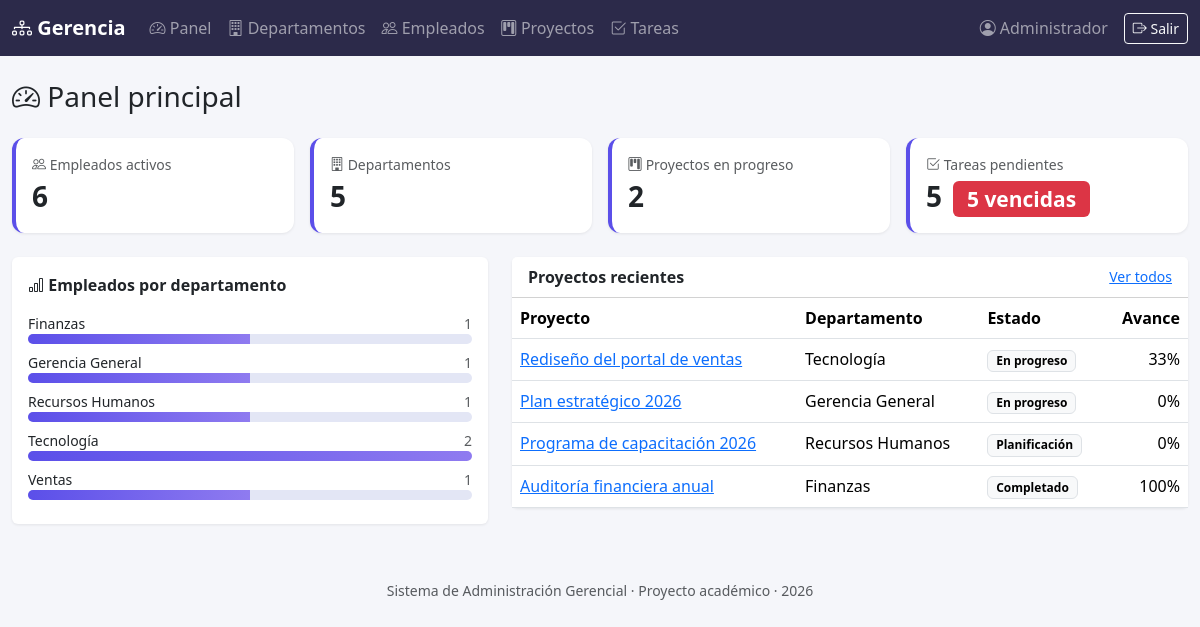
/ (signed in), run on the app's committed database.
### tables this page shows
CREATE TABLE departamentos (
    id INT AUTO_INCREMENT PRIMARY KEY,
    nombre VARCHAR(100) NOT NULL UNIQUE,
    descripcion VARCHAR(255) DEFAULT '',
    creado_en DATETIME DEFAULT CURRENT_TIMESTAMP
);

CREATE TABLE proyectos (
    id INT AUTO_INCREMENT PRIMARY KEY,
    nombre VARCHAR(150) NOT NULL,
    descripcion TEXT,
    departamento_id INT NOT NULL,
    fecha_inicio DATE NOT NULL,
    fecha_fin_estimada DATE DEFAULT NULL,
    estado ENUM('planificacion', 'en_progreso', 'completado', 'cancelado') NOT NULL DEFAULT 'planificacion',
    creado_en DATETIME DEFAULT CURRENT_TIMESTAMP,
    CONSTRAINT fk_proyecto_departamento FOREIGN KEY (departamento_id) REFERENCES departamentos(id)
);

### app/Core/Controller.php (called while the page is built, shortened)
<?php
abstract class Controller
{
    protected function vista(string $vista, array $datos = []): void
    {
        require __DIR__ . '/../Views/layout.php';
    }
}

### app/Controllers/DashboardController.php (called while the page is built, shortened)
<?php
class DashboardController extends Controller
{
    public function index(): void
    {
        $departamentos = new Departamento();
        $empleados = new Empleado();
        $proyectos = new Proyecto();
        $tareas = new Tarea();
        $porDepartamento = $departamentos->conConteoEmpleados();
        $maxEmpleados = max(array_column($porDepartamento, 'total_empleados') ?: [1]);
        $this->vista('dashboard/index', [
            'titulo' => 'Panel principal',
            'totalEmpleados' => count($empleados->activos()),
            'totalDepartamentos' => count($departamentos->todos()),
            'proyectosEnProgreso' => $proyectos->enProgreso(),
            'tareasPendientes' => $tareas->pendientes(),
            'tareasVencidas' => $tareas->vencidas(),
            'porDepartamento' => $porDepartamento,
            'maxEmpleados' => $maxEmpleados ?: 1,
            'proyectosRecientes' => array_slice($proyectos->conDepartamentoYAvance(), 0, 5),
        ]);
    }
}

### public/index.php (called while the page is built, shortened)
<?php
spl_autoload_register(function (string $clase) {
    $prefijo = 'App\\';
    $rutaRelativa = str_replace('\\', '/', substr($clase, strlen($prefijo)));
    $archivo = __DIR__ . '/../app/' . $rutaRelativa . '.php';
});
$config = require __DIR__ . '/../config/config.php';
$router = new Router();
$router->get('/login', 'AuthController', 'mostrarLogin');
$router->post('/login', 'AuthController', 'login');
$router->get('/logout', 'AuthController', 'logout');
$router->get('/', 'DashboardController', 'index');
$router->get('/departamentos', 'DepartamentoController', 'index');
$router->get('/departamentos/nuevo', 'DepartamentoController', 'crearForm');
$router->post('/departamentos', 'DepartamentoController', 'crear');
$router->get('/departamentos/{id}/editar', 'DepartamentoController', 'editarForm');
$router->post('/departamentos/{id}', 'DepartamentoController', 'actualizar');
$router->get('/empleados', 'EmpleadoController', 'index');
$router->get('/empleados/nuevo', 'EmpleadoController', 'crearForm');
$router->post('/empleados', 'EmpleadoController', 'crear');
$router->get('/empleados/{id}/editar', 'EmpleadoController', 'editarForm');
$router->post('/empleados/{id}', 'EmpleadoController', 'actualizar');
$router->post('/empleados/{id}/desactivar', 'EmpleadoController', 'desactivar');
$router->get('/proyectos', 'ProyectoController', 'index');
$router->get('/proyectos/nuevo', 'ProyectoController', 'crearForm');
$router->post('/proyectos', 'ProyectoController', 'crear');
$router->get('/proyectos/{id}', 'ProyectoController', 'ver');
$router->post('/proyectos/{id}/estado', 'ProyectoController', 'cambiarEstado');
$router->get('/tareas', 'TareaController', 'index');
$router->post('/proyectos/{proyectoId}/tareas', 'TareaController', 'crear');
$router->post('/tareas/{id}/estado', 'TareaController', 'cambiarEstado');
$uri = parse_url($_SERVER['REQUEST_URI'], PHP_URL_PATH) ?? '/';
$uri = rtrim($uri, '/');
if ($uri === '') {
    $uri = '/';
}
$router->resolver($_SERVER['REQUEST_METHOD'], $uri);

### config/config.php (called while the page is built, shortened)
<?php
$rutaEnv = __DIR__ . '/../.env';
if (!function_exists('env')) {
    function env(string $clave, $defecto = null)
    {
        $valor = getenv($clave);
        return $valor === false ? $defecto : $valor;
    }
}
return [
    'app' => [
        'nombre' => env('APP_NOMBRE', 'Sistema de Administración Gerencial'),
        'base' => rtrim(env('APP_BASE', ''), '/'),
        'debug' => env('APP_DEBUG', 'true') === 'true',
    ],
    'db' => [
        'host' => env('DB_HOST', '127.0.0.1'),
        'port' => env('DB_PORT', '3306'),
        'name' => env('DB_NAME', 'sistema_administracion'),
        'user' => env('DB_USER', 'root'),
        'pass' => env('DB_PASS', ''),
    ],
];

### app/Core/Database.php (called while the page is built, shortened)
<?php
class Database
{
    private static ?PDO $conexion = null;
    public static function conectar(): PDO
    {
        if (self::$conexion === null) {
            $config = require __DIR__ . '/../../config/config.php';
            $db = $config['db'];
            $dsn = sprintf(
                'mysql:host=%s;port=%s;dbname=%s;charset=utf8mb4',
                $db['host'],
                $db['port'],
                $db['name']
            );
            try {
                self::$conexion = new PDO($dsn, $db['user'], $db['pass'], [
                    PDO::ATTR_ERRMODE => PDO::ERRMODE_EXCEPTION,
                    PDO::ATTR_DEFAULT_FETCH_MODE => PDO::FETCH_ASSOC,
                    PDO::ATTR_EMULATE_PREPARES => false,
                ]);
            } catch (PDOException $e) {
                http_response_code(500);
                die(
                    '<div style="font-family:sans-serif;padding:2rem;color:#b00">'
                    . '<h2>No se pudo conectar a la base de datos</h2>'
                    . '<p>Revisa que MySQL esté corriendo en Laragon y que el archivo .env tenga los datos correctos.</p>'
                    . '<p><small>' . htmlspecialchars($e->getMessage()) . '</small></p>'
                    . '</div>'
                );
            }
        }
        return self::$conexion;
    }
}

### app/Core/Model.php (called while the page is built, shortened)
<?php
abstract class Model
{
    public function __construct()
    {
        $this->db = Database::conectar();
    }
}

### app/Models/Departamento.php (called while the page is built, shortened)
<?php
class Departamento extends Model
{
    public function conConteoEmpleados(): array
    {
        return $this->db->query(
            'SELECT d.*, COUNT(e.id) AS total_empleados
             FROM departamentos d
             LEFT JOIN empleados e ON e.departamento_id = d.id AND e.activo = 1
             GROUP BY d.id
             ORDER BY d.nombre'
        )->fetchAll();
    }
}

### app/Models/Proyecto.php (called while the page is built, shortened)
<?php
class Proyecto extends Model
{
    public function conDepartamentoYAvance(): array
    {
        $proyectos = $this->db->query(
            'SELECT p.*, d.nombre AS departamento_nombre
             FROM proyectos p
             JOIN departamentos d ON d.id = p.departamento_id
             ORDER BY FIELD(p.estado, "en_progreso", "planificacion", "completado", "cancelado"), p.fecha_inicio DESC'
        )->fetchAll();
        return $proyectos;
    }
}

### app/Views/dashboard/index.php (the view, shortened to what this page needs)
<h3 class="mb-4"><i class="bi bi-speedometer2"></i> Panel principal</h3>
<div class="row g-3 mb-4">
    <div class="col-sm-6 col-lg-3">
        <div class="card kpi-card bg-white p-3">
            <div class="text-muted small"><i class="bi bi-people"></i> Empleados activos</div>
            <div class="value"><?= (int) $totalEmpleados ?></div>
        </div>
    </div>
    <div class="col-sm-6 col-lg-3">
        <div class="card kpi-card bg-white p-3">
            <div class="text-muted small"><i class="bi bi-building"></i> Departamentos</div>
            <div class="value"><?= (int) $totalDepartamentos ?></div>
        </div>
    </div>
    <div class="col-sm-6 col-lg-3">
        <div class="card kpi-card bg-white p-3">
            <div class="text-muted small"><i class="bi bi-kanban"></i> Proyectos en progreso</div>
            <div class="value"><?= (int) $proyectosEnProgreso ?></div>
        </div>
    </div>
    <div class="col-sm-6 col-lg-3">
        <div class="card kpi-card bg-white p-3">
            <div class="text-muted small"><i class="bi bi-check2-square"></i> Tareas pendientes</div>
            <div class="value">
                <?= (int) $tareasPendientes ?>
                <?php if ($tareasVencidas > 0): ?>
                    <span class="badge text-bg-danger ms-1"><?= (int) $tareasVencidas ?> vencidas</span>
                <?php endif; ?>
            </div>
        </div>
    </div>
</div>
<div class="row">
    <div class="col-lg-5">
        <div class="card p-3 mb-3">
            <strong class="mb-3"><i class="bi bi-bar-chart"></i> Empleados por departamento</strong>
            <?php foreach ($porDepartamento as $d): ?>
                <div class="mb-2">
                    <div class="d-flex justify-content-between small">
                        <span><?= htmlspecialchars($d['nombre']) ?></span>
                        <span class="text-muted"><?= (int) $d['total_empleados'] ?></span>
                    </div>
                    <div class="barra-depto">
                        <div style="width: <?= $maxEmpleados > 0 ? round(($d['total_empleados'] / $maxEmpleados) * 100) : 0 ?>%"></div>
                    </div>
                </div>
            <?php endforeach; ?>
        </div>
    </div>
    <div class="col-lg-7">
        <div class="card">
            <div class="card-header bg-white d-flex justify-content-between align-items-center">
                <strong>Proyectos recientes</strong>
                <a href="/proyectos" class="small">Ver todos</a>
            </div>
            <div class="table-responsive">
                <table class="table table-hover mb-0">
                    <thead><tr><th>Proyecto</th><th>Departamento</th><th>Estado</th><th class="text-end">Avance</th></tr></thead>
                    <tbody>
                    <?php foreach ($proyectosRecientes as $p): ?>
                        <tr>
                            <td><a href="/proyectos/<?= $p['id'] ?>"><?= htmlspecialchars($p['nombre']) ?></a></td>
                            <td><?= htmlspecialchars($p['departamento_nombre']) ?></td>
                            <td><span class="badge text-bg-light border"><?= \App\Models\Proyecto::ETIQUETAS_ESTADO[$p['estado']] ?></span></td>
                            <td class="text-end"><?= (int) $p['avance'] ?>%</td>
                        </tr>
                    <?php endforeach; ?>
                    </tbody>
                </table>
            </div>
        </div>
    </div>
</div>

### app/Core/Router.php (shortened to what this page needs)
<?php
class Router
{
    private array $rutas = [];
    private function agregar(string $metodo, string $ruta, string $controlador, string $accion): void
    {
        $this->rutas[] = compact('metodo', 'ruta', 'controlador', 'accion');
    }
    public function resolver(string $metodo, string $uriPath): void
    {
        foreach ($this->rutas as $r) {
            if ($r['metodo'] !== $metodo) {
                continue;
            }
            $patron = preg_replace('#\{[a-zA-Z_]+\}#', '([^/]+)', $r['ruta']);
            $patron = '#^' . $patron . '$#';
            if (preg_match($patron, $uriPath, $coincidencias)) {
                array_shift($coincidencias);
                $this->despachar($r['controlador'], $r['accion'], $coincidencias);
                return;
            }
        }
    }
    private function despachar(string $nombreControlador, string $accion, array $parametros): void
    {
        $controlador = new $clase();
        call_user_func_array([$controlador, $accion], $parametros);
    }
}

### app/Views/layout.php (shortened to what this page needs)
<!doctype html>
<html lang="es">
<head>
    <link href="https://cdnjs.cloudflare.com/ajax/libs/bootstrap/5.3.3/css/bootstrap.min.css" rel="stylesheet">
    <link href="https://cdnjs.cloudflare.com/ajax/libs/bootstrap-icons/1.11.3/font/bootstrap-icons.min.css" rel="stylesheet">
</head>
<body>
<?php if (!empty($_SESSION['usuario_id'])): ?>
<nav class="navbar navbar-expand-lg navbar-dark" style="background-color:#2c2a4a;">
    <div class="container-fluid">
        <a class="navbar-brand" href="/"><i class="bi bi-diagram-3"></i> Gerencia</a>
        <div class="collapse navbar-collapse" id="nav">
            <ul class="navbar-nav me-auto">
                <li class="nav-item"><a class="nav-link" href="/"><i class="bi bi-speedometer2"></i> Panel</a></li>
                <li class="nav-item"><a class="nav-link" href="/departamentos"><i class="bi bi-building"></i> Departamentos</a></li>
                <li class="nav-item"><a class="nav-link" href="/empleados"><i class="bi bi-people"></i> Empleados</a></li>
                <li class="nav-item"><a class="nav-link" href="/proyectos"><i class="bi bi-kanban"></i> Proyectos</a></li>
                <li class="nav-item"><a class="nav-link" href="/tareas"><i class="bi bi-check2-square"></i> Tareas</a></li>
            </ul>
            <span class="navbar-text me-3">
                <i class="bi bi-person-circle"></i> <?= htmlspecialchars($_SESSION['usuario_nombre'] ?? '') ?>
            </span>
            <a href="/logout" class="btn btn-outline-light btn-sm"><i class="bi bi-box-arrow-right"></i> Salir</a>
        </div>
    </div>
</nav>
<?php endif; ?>
<main class="container-fluid py-4">
    <?php require $rutaVista; ?>
</main>
<footer class="text-center text-muted small py-3">
    Sistema de Administración Gerencial &middot; Proyecto académico &middot; <?= date('Y') ?>
</footer>
</body>
</html>

### app/Views/layout.php (style rules this page uses)
body { background-color: #f5f6fa; }
.navbar-brand { font-weight: 600; }
.card { border: none; box-shadow: 0 1px 3px rgba(0,0,0,.08); }
.kpi-card { border-radius: .75rem; border-left: 4px solid #5b4fe9; }
.kpi-card .value { font-size: 1.75rem; font-weight: 700; }
table.table thead { background-color: #eef0fb; }
.barra-depto { height: 10px; border-radius: 6px; background: #e3e6f5; overflow: hidden; }
.barra-depto > div { height: 100%; background: linear-gradient(90deg, #5b4fe9, #8f7bf0); }

### data on the page
departamentos: nombre "Finanzas", total_empleados "1"
departamentos: nombre "Gerencia General", total_empleados "1"
departamentos: nombre "Recursos Humanos", total_empleados "1"
departamentos: nombre "Tecnología", total_empleados "2"
departamentos: nombre "Ventas", total_empleados "1"
proyectos: nombre "Rediseño del portal de ventas", departamento.nombre "Tecnología", estado "En progreso", avance "33"
proyectos: nombre "Plan estratégico 2026", departamento.nombre "Gerencia General", estado "En progreso", avance "0"
proyectos: nombre "Programa de capacitación 2026", departamento.nombre "Recursos Humanos", estado "Planificación", avance "0"
proyectos: nombre "Auditoría financiera anual", departamento.nombre "Finanzas", estado "Completado", avance "100"
